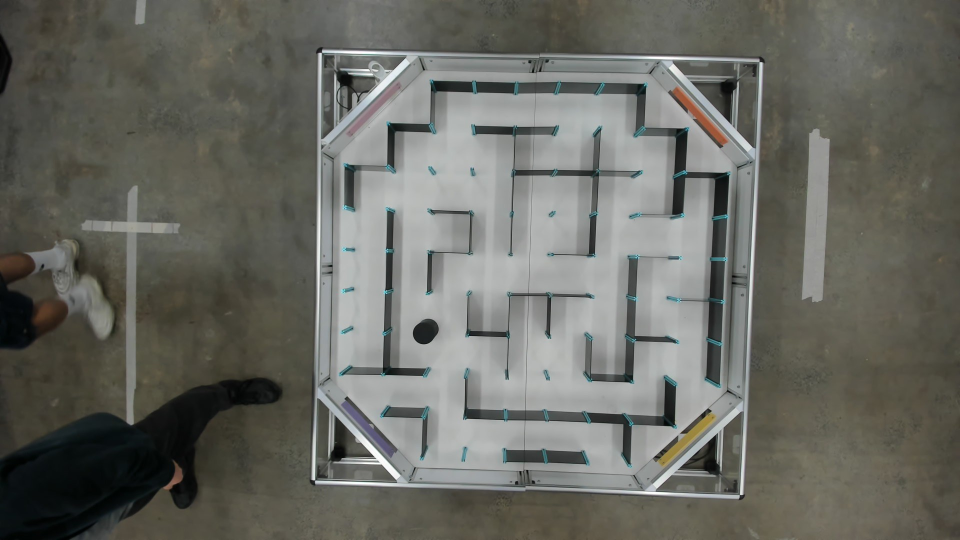
#> input picture data/pic001.jpg, 1920 x 1080 px (shown at 1/2 size)
$ python -i obstacle_solver.py   (imports and definitions only)
#> lines starting #> are read from the running program, lines starting #| are printed output that depends on the picture; after the words box and inside, x2 and y2 are one past the last pixel; in counts of white or black regions, pixels touching at a corner belong together
#> further down, picture is the input picture: shape (1080, 1920, 3); mean B, G, R 98.3, 105, 104.4
#!/usr/bin/env python3
"""
obstacle_solver.py  -  MTRN3100 Micromouse  Task 4.2  Continuous Planning
==========================================================================
The 5x5 obstacle section is an OPEN space (no internal maze walls) containing
~5-6 cylindrical obstacles of 100 mm diameter placed at RANDOM positions
(Ed #204, #270).  A Cartesian cell-to-cell path therefore cannot be used.

This solver:
  1. Warps the maze photo (same 4-corner + cyan-post pipeline as maze_solver.py)
  2. Crops the 5x5 section
  3. Builds a metric OCCUPANCY MAP of the section from dark pixels
     (cylinders AND any leftover wall stubs are treated identically)
  4. Inflates obstacles into CONFIGURATION SPACE using the robot footprint
  5. Plans a continuous route with fine-resolution 8-connected A*
  6. Simplifies the route to a few metric WAYPOINTS via line-of-sight
  7. Emits an Arduino waypoint table in global maze millimetres
  8. Renders the 5x5 occupancy map with the trajectory (this is the image
     you show the demonstrator for the 1 map mark)

ON ASSESSMENT DAY you only ever change the CONFIGURATION block below.
No CV tuning is permitted during marking (Ed #270).

Outputs:  warped_obs.png | occupancy_map.png | obstacle_overlay.png
          + Arduino waypoint table printed to stdout
"""

import cv2
import numpy as np
import math
import heapq
from matplotlib import pyplot as plt

# ============================================================
# CONFIGURATION  --  THE ONLY BLOCK YOU EDIT ON THE DAY
# ============================================================
IMAGE_FILE     = "pic014.jpg"
# Four corners of the maze frame: TL, TR, BR, BL.
#   Set to None to click them yourself when the script runs.
#   Or run  python3 find_corners.py  and paste the line it prints.
MANUAL_CORNERS = None
# --- How the section and its openings are decided.
#     AUTO_DETECT = True  -> the script works them out from the photo. This is
#                            the normal way to run it: drop in any 4.2 image,
#                            click the corners, done.
#     AUTO_DETECT = False -> the MANUAL_* values below are used instead.
AUTO_DETECT = True

# The section has exactly two openings (spec: "only ever one entrance and
# exit"). Auto-detect finds both but cannot know which way you drive through
# them, so pick: 0 or 1, in the order they are printed. If the robot comes out
# the wrong side, change this to the other value and re-run. Nothing else.
ENTRY_OPENING = 1

# Used only when AUTO_DETECT = False. An opening is (local (row, col), EDGE),
# where EDGE is the side of the 5x5 that the gap sits on.
MANUAL_SECTION_TOP_ROW  = 0
MANUAL_SECTION_LEFT_COL = 2
MANUAL_ENTRY = ((1, 4), 'E')   # pic012: gap in the EAST edge at local row 1
MANUAL_EXIT  = ((3, 0), 'W')   # pic012: gap in the WEST edge at local row 3

SECTION_SIZE = 5

# ---- Filled in at run time by resolve_config(); do not edit. --------------
SECTION_TOP_ROW  = MANUAL_SECTION_TOP_ROW
SECTION_LEFT_COL = MANUAL_SECTION_LEFT_COL
ENTRY_LOCAL, ENTRY_EDGE = MANUAL_ENTRY
EXIT_LOCAL,  EXIT_EDGE  = MANUAL_EXIT
ENTRY_DIR = 'W'   # heading the robot has as it ENTERS
EXIT_DIR  = 'W'   # heading the robot must face to LEAVE

# --- Robot footprint.  MEASURE THESE.  Under-stating them will crash the robot.
ROBOT_WIDTH_MM  = 95.0     # measured: widest point across (wheels at the back)
ROBOT_LENGTH_MM = 76.0     # measured: nose to tail
SAFETY_MARGIN_MM = 12.0    # extra padding on top of the footprint

# --- Course geometry
CELL_MM             = 180.0
CYLINDER_DIAMETER_MM = 100.0

# How big to treat each cylinder.
#   'measured' -- use the detected blob, which comes out a little larger than
#                 the real base because the camera sees some of the cylinder's
#                 side wall. Conservative, and the right default.
#   'nominal'  -- use the true 100 mm base. Switch to this only if 'measured'
#                 reports the robot does not fit AND you have checked
#                 obstacle_overlay.png and can see the circles are drawn
#                 noticeably bigger than the real cylinders.
CYLINDER_RADIUS_MODE = 'measured'

# --- Planner
PLANNER_RES_MM  = 5.0      # occupancy/planning grid resolution
CLEARANCE_BONUS = 0.55     # 0 = shortest path, higher = hugs the middle of gaps
SIMPLIFY_COMFORT_MM = 95.0 # straightened legs aim for at least this clearance

# --- Vision
DARK_THRESH     = 100      # pixels darker than this are obstacle candidates
PERIM_WALL_MM   = 12.0     # thickness of the section's own boundary walls
POST_ALLOW_MM   = 12.0     # post intrusion at each side of an opening

# ============================================================
# DERIVED FOOTPRINT RADII
# ============================================================
# Travelling in a straight line the robot sweeps its half-WIDTH.
# Rotating on the spot it sweeps its half-DIAGONAL.  Waypoints are where the
# robot turns, so they need the larger clearance; legs only need the smaller.
ROBOT_HALF_WIDTH_MM = 0.5 * ROBOT_WIDTH_MM
ROBOT_HALF_DIAG_MM  = 0.5 * math.hypot(ROBOT_WIDTH_MM, ROBOT_LENGTH_MM)

R_TRAVEL_MM = ROBOT_HALF_WIDTH_MM + SAFETY_MARGIN_MM   # hard limit along a leg
R_TURN_MM   = ROBOT_HALF_DIAG_MM  + SAFETY_MARGIN_MM   # required at a waypoint

MAZE_SIZE   = 9
OCTAGON_CUT = 2
OUTPUT_SIZE = 900
SECTION_MM  = SECTION_SIZE * CELL_MM

DIR_VEC  = {'N': (0.0, -1.0), 'E': (1.0, 0.0), 'S': (0.0, 1.0), 'W': (-1.0, 0.0)}
DIR_RAD  = {'N': 0.0, 'E': math.pi / 2.0, 'S': math.pi, 'W': -math.pi / 2.0}
DIR_NAME = {'N': 'NORTH', 'E': 'EAST', 'S': 'SOUTH', 'W': 'WEST'}


class SolverError(Exception):
    """Raised when the map or the plan cannot be trusted.  Never return a
    dangerous path silently -- there is no practice time on the day."""


# ============================================================
# 1.  PERSPECTIVE WARP   (unchanged from maze_solver.py)
# ============================================================
# [28 lines left out: functions _order_pts, warp_image, not called in this run]


# ============================================================
# 2.  CYAN-POST LATTICE   (unchanged from maze_solver.py)
# ============================================================
def _cyan_post_centres(image_bgr):
    hsv  = cv2.cvtColor(image_bgr, cv2.COLOR_BGR2HSV)
#> hsv: shape (1080, 1920, 3); mean H, S, V 46.7, 30.2, 106.3
    mask = cv2.inRange(hsv, np.array([75, 50, 35]), np.array([110, 255, 255]))
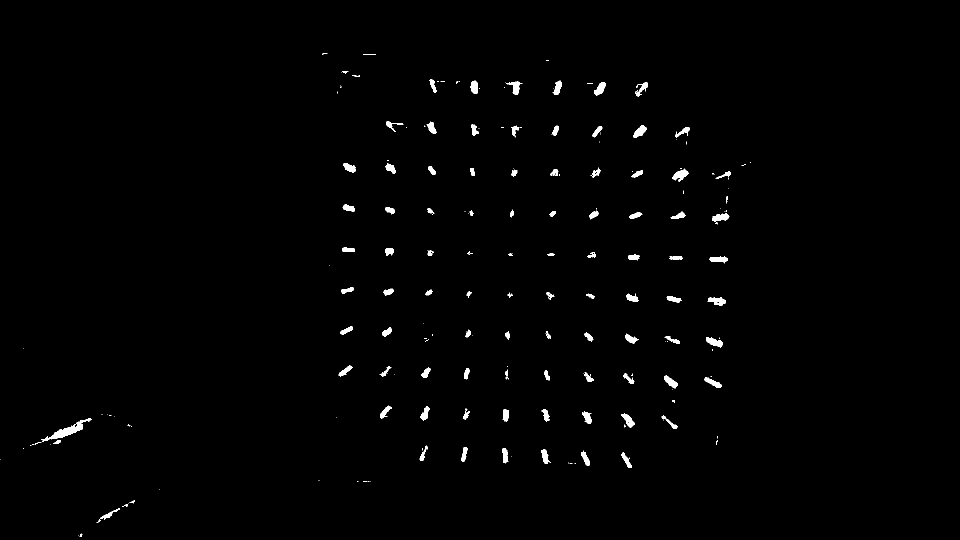
#> mask: shape (1080, 1920) (shown at 1/2 size); 0.93% white; 210 white regions (111 under 20 px), largest, box (x1, y1, x2, y2) and area: (82, 836, 184, 884) 1110, (1345, 337, 1377, 363) 427, (1415, 594, 1451, 612) 379
    count, _, stats, centroids = cv2.connectedComponentsWithStats(mask)
#> count = 211; stats = 211 rows, first 6: [0, 0, 1920, 1080, 2054320], [645, 106, 10, 4, 20], [726, 108, 26, 2, 40], [1092, 120, 3, 2, 4], [1096, 120, 1, 2, 2], [683, 142, 14, 6, 41]; centroids = 211 pairs, first value 0 to 1500.5, second value 106.9 to 1070.4
    pts = []
    for i in range(1, count):
        if (40 <= stats[i, cv2.CC_STAT_AREA] <= 600
                and stats[i, cv2.CC_STAT_WIDTH] <= 40
                and stats[i, cv2.CC_STAT_HEIGHT] <= 40):
            pts.append(centroids[i])
#> after the loop, pts = 87 pairs, first value 114.5 to 1449.6, second value 108.7 to 921
    return np.asarray(pts, dtype=float)


def _fit_regular_axis(values, size, count=MAZE_SIZE + 1):
    values = np.asarray(values, dtype=float)
    best = None
    for spacing in np.linspace(size * 0.075, size * 0.115, 145):
        max_origin = size - 25 - (count - 1) * spacing
        if max_origin <= 20:
            continue
        for origin in np.linspace(20, max_origin, 180):
            grid   = origin + spacing * np.arange(count)
            errors = np.min(np.abs(values[:, None] - grid[None, :]), axis=1)
            score  = np.exp(-0.5 * (errors / 5.0) ** 2).sum()
            if best is None or score > best[0]:
                best = (score, grid, errors)
    if best is None or np.count_nonzero(best[2] < 9.0) < 20:
        raise SolverError("Could not fit the 9x9 lattice from the cyan posts")
    return best[1]


def make_grid(image_bgr):
    pts = _cyan_post_centres(image_bgr)
    if len(pts) < 20:
        raise SolverError(f"Only {len(pts)} cyan posts found; need >= 20")
    h_walls = _fit_regular_axis(pts[:, 1], image_bgr.shape[0])
#> in _fit_regular_axis, `values = np.asarray(values, dtype=float)`: values = 87 values, max 921 at index 86, min 108.7 at index 0, mean 540.8
#> h_walls = [179.3, 260.6, 341.9, 423.2, 504.5, 585.8, 667.1, 748.4, 829.7, 911]
    v_walls = _fit_regular_axis(pts[:, 0], image_bgr.shape[1])
#> v_walls = [370.8, 532.9, 695, 857.2, 1019.3, 1181.4, 1343.6, 1505.7, 1667.8, 1830]
    print(f"  Grid X: {[f'{x:.1f}' for x in v_walls]}")
#|   Grid X: ['370.8', '532.9', '695.0', '857.2', '1019.3', '1181.4', '1343.6', '1505.7', '1667.8', '1830.0']
    print(f"  Grid Y: {[f'{y:.1f}' for y in h_walls]}")
#|   Grid Y: ['179.3', '260.6', '341.9', '423.2', '504.5', '585.8', '667.1', '748.4', '829.7', '911.0']

    # Maze cells are square, so the two spacings must agree. If they do not,
    # the four corner points were wrong and everything downstream -- cylinder
    # positions, section location, waypoints -- would be quietly distorted.
    sx = float(np.mean(np.diff(v_walls)))
#> sx = 162.1
    sy = float(np.mean(np.diff(h_walls)))
#> sy = 81.3
    skew = abs(sx - sy) / max(sx, sy)
#> skew = 0.499
    print(f"  Cell spacing: {sx:.1f} px across, {sy:.1f} px down "
          f"({100*skew:.1f}% difference)")
#|   Cell spacing: 162.1 px across, 81.3 px down (49.9% difference)
    if skew > 0.05:
#> (the run stopped early here; a loop or call above may not have finished)

$ run again, on data/pic004.jpg
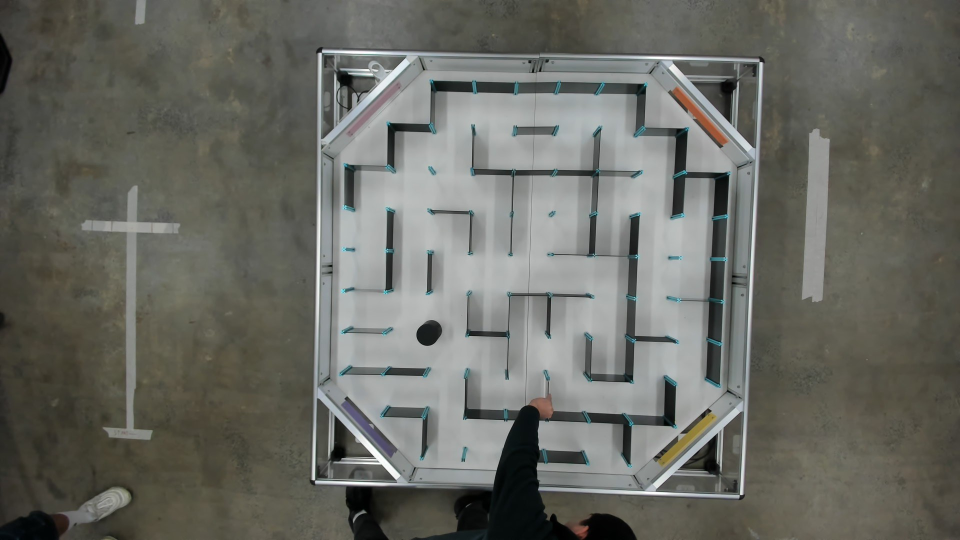
#> input picture data/pic004.jpg, 1920 x 1080 px (shown at 1/2 size)
#> picture is the input picture: shape (1080, 1920, 3); mean B, G, R 99, 105.8, 104.9
#> hsv: shape (1080, 1920, 3); mean H, S, V 47.5, 28.7, 107
#> in _cyan_post_centres, `mask = cv2.inRange(hsv, np.array([75, 50, 35]), np.array([110, 255, 25..`:
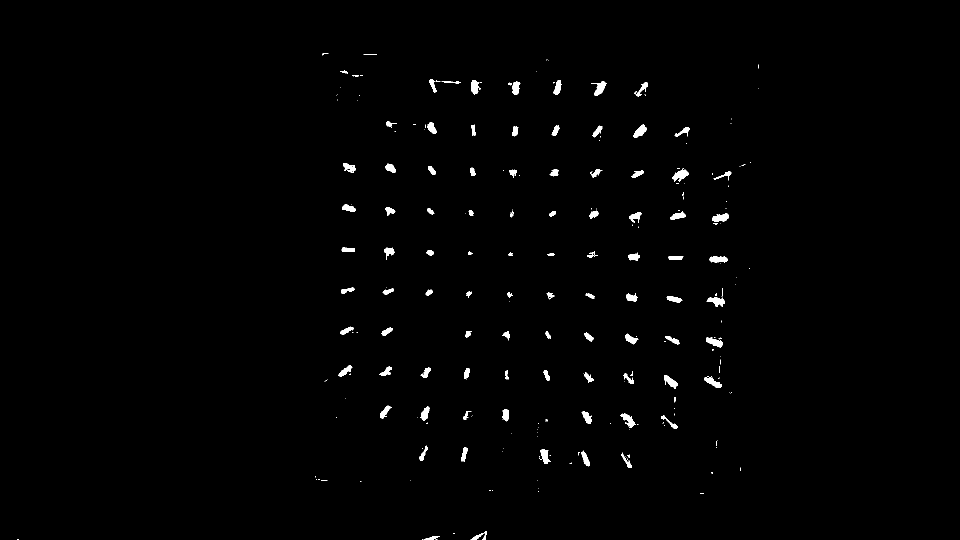
#> mask: shape (1080, 1920) (shown at 1/2 size); 0.91% white; 251 white regions (153 under 20 px), largest, box (x1, y1, x2, y2) and area: (1345, 336, 1377, 364) 437, (1182, 163, 1213, 192) 412, (1413, 594, 1450, 614) 396
#> count = 252; stats = 252 rows, first 6: [0, 0, 1920, 1080, 2054781], [645, 106, 12, 5, 23], [727, 108, 27, 2, 43], [1093, 119, 1, 2, 2], [1095, 119, 1, 1, 1], [1097, 120, 1, 1, 1]; centroids = 252 pairs, first value 35 to 1517, second value 107.3 to 1078.5
#> after the loop in _cyan_post_centres, `for i in range(1, count):`: pts = 91 pairs, first value 688.7 to 1448.4, second value 108.6 to 1076.3
#> values = 91 values, max 1076.3 at index 90, min 108.6 at index 0, mean 543
#> h_walls = [179.5, 261.1, 342.7, 424.3, 505.9, 587.5, 669.1, 750.7, 832.3, 913.9]
#> v_walls = [47.87, 210, 372.1, 534.3, 696.4, 858.5, 1020.7, 1182.8, 1344.9, 1507.1]
#|   Grid X: ['47.9', '210.0', '372.1', '534.3', '696.4', '858.5', '1020.7', '1182.8', '1344.9', '1507.1']
#|   Grid Y: ['179.5', '261.1', '342.7', '424.3', '505.9', '587.5', '669.1', '750.7', '832.3', '913.9']
#> sx = 162.1
#> sy = 81.6
#> skew = 0.497
#|   Cell spacing: 162.1 px across, 81.6 px down (49.7% difference)
